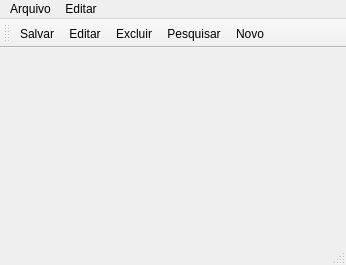
<?xml version="1.0" encoding="UTF-8"?>
<ui version="4.0">
 <class>MainWindow</class>
 <widget class="QMainWindow" name="MainWindow">
  <property name="geometry">
   <rect>
    <x>0</x>
    <y>0</y>
    <width>346</width>
    <height>265</height>
   </rect>
  </property>
  <property name="windowTitle">
   <string>MainWindow</string>
  </property>
  <widget class="QWidget" name="centralwidget"/>
  <widget class="QMenuBar" name="menubar">
   <property name="geometry">
    <rect>
     <x>0</x>
     <y>0</y>
     <width>346</width>
     <height>21</height>
    </rect>
   </property>
   <widget class="QMenu" name="menuArquivo">
    <property name="title">
     <string>Arquivo</string>
    </property>
    <addaction name="actionNovo_2"/>
    <addaction name="actionSalvar"/>
    <addaction name="actionEditar"/>
    <addaction name="actionExcluir"/>
    <addaction name="separator"/>
    <addaction name="actionSair"/>
   </widget>
   <widget class="QMenu" name="menuEditar">
    <property name="title">
     <string>Editar</string>
    </property>
    <addaction name="actionPesquisar"/>
   </widget>
   <addaction name="menuArquivo"/>
   <addaction name="menuEditar"/>
  </widget>
  <widget class="QStatusBar" name="statusbar"/>
  <widget class="QToolBar" name="toolBar">
   <property name="windowTitle">
    <string>toolBar</string>
   </property>
   <attribute name="toolBarArea">
    <enum>TopToolBarArea</enum>
   </attribute>
   <attribute name="toolBarBreak">
    <bool>false</bool>
   </attribute>
   <addaction name="actionSalvar"/>
   <addaction name="actionEditar"/>
   <addaction name="actionExcluir"/>
   <addaction name="actionPesquisar"/>
   <addaction name="actionNovo_2"/>
  </widget>
  <action name="actionSalvar">
   <property name="icon">
    <iconset resource="ArquivoDeRecursos.qrc">
     <normaloff>:/Icones/Ícones/salve-.png</normaloff>:/Icones/Ícones/salve-.png</iconset>
   </property>
   <property name="text">
    <string>Salvar</string>
   </property>
  </action>
  <action name="actionEditar">
   <property name="icon">
    <iconset resource="ArquivoDeRecursos.qrc">
     <normaloff>:/Icones/Ícones/editar.png</normaloff>:/Icones/Ícones/editar.png</iconset>
   </property>
   <property name="text">
    <string>Editar</string>
   </property>
  </action>
  <action name="actionExcluir">
   <property name="icon">
    <iconset resource="ArquivoDeRecursos.qrc">
     <normaloff>:/Icones/Ícones/lixo.png</normaloff>:/Icones/Ícones/lixo.png</iconset>
   </property>
   <property name="text">
    <string>Excluir</string>
   </property>
  </action>
  <action name="actionSair">
   <property name="text">
    <string>Sair</string>
   </property>
  </action>
  <action name="actionPesquisar">
   <property name="icon">
    <iconset resource="ArquivoDeRecursos.qrc">
     <normaloff>:/Icones/Ícones/encontrar.png</normaloff>:/Icones/Ícones/encontrar.png</iconset>
   </property>
   <property name="text">
    <string>Pesquisar</string>
   </property>
  </action>
  <action name="actionNovo_2">
   <property name="icon">
    <iconset resource="ArquivoDeRecursos.qrc">
     <normaloff>:/Icones/Ícones/novo.png</normaloff>:/Icones/Ícones/novo.png</iconset>
   </property>
   <property name="text">
    <string>Novo</string>
   </property>
  </action>
 </widget>
 <resources>
  <include location="ArquivoDeRecursos.qrc"/>
 </resources>
 <connections/>
</ui>
